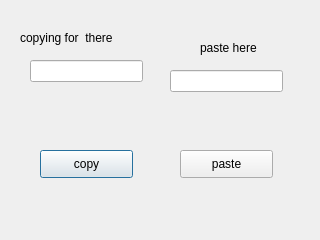
<?xml version="1.0" encoding="UTF-8"?>
<ui version="4.0">
 <class>Dialog</class>
 <widget class="QDialog" name="Dialog">
  <property name="geometry">
   <rect>
    <x>0</x>
    <y>0</y>
    <width>320</width>
    <height>240</height>
   </rect>
  </property>
  <property name="windowTitle">
   <string>Dialog</string>
  </property>
  <widget class="QPushButton" name="pushButton">
   <property name="geometry">
    <rect>
     <x>40</x>
     <y>150</y>
     <width>93</width>
     <height>28</height>
    </rect>
   </property>
   <property name="text">
    <string>copy</string>
   </property>
  </widget>
  <widget class="QPushButton" name="pushButton_2">
   <property name="geometry">
    <rect>
     <x>180</x>
     <y>150</y>
     <width>93</width>
     <height>28</height>
    </rect>
   </property>
   <property name="text">
    <string>paste</string>
   </property>
  </widget>
  <widget class="QLineEdit" name="lineEdit">
   <property name="geometry">
    <rect>
     <x>30</x>
     <y>60</y>
     <width>113</width>
     <height>22</height>
    </rect>
   </property>
  </widget>
  <widget class="QLabel" name="label">
   <property name="geometry">
    <rect>
     <x>20</x>
     <y>30</y>
     <width>111</width>
     <height>16</height>
    </rect>
   </property>
   <property name="text">
    <string>copying for  there</string>
   </property>
  </widget>
  <widget class="QLabel" name="label_2">
   <property name="geometry">
    <rect>
     <x>200</x>
     <y>40</y>
     <width>71</width>
     <height>16</height>
    </rect>
   </property>
   <property name="text">
    <string>paste here</string>
   </property>
  </widget>
  <widget class="QLineEdit" name="lineEdit_2">
   <property name="geometry">
    <rect>
     <x>170</x>
     <y>70</y>
     <width>113</width>
     <height>22</height>
    </rect>
   </property>
  </widget>
 </widget>
 <resources/>
 <connections>
  <connection>
   <sender>pushButton</sender>
   <signal>pressed()</signal>
   <receiver>lineEdit</receiver>
   <slot>selectAll()</slot>
   <hints>
    <hint type="sourcelabel">
     <x>101</x>
     <y>160</y>
    </hint>
    <hint type="destinationlabel">
     <x>81</x>
     <y>74</y>
    </hint>
   </hints>
  </connection>
  <connection>
   <sender>pushButton</sender>
   <signal>released()</signal>
   <receiver>lineEdit</receiver>
   <slot>copy()</slot>
   <hints>
    <hint type="sourcelabel">
     <x>110</x>
     <y>156</y>
    </hint>
    <hint type="destinationlabel">
     <x>110</x>
     <y>66</y>
    </hint>
   </hints>
  </connection>
  <connection>
   <sender>pushButton_2</sender>
   <signal>clicked()</signal>
   <receiver>lineEdit_2</receiver>
   <slot>paste()</slot>
   <hints>
    <hint type="sourcelabel">
     <x>217</x>
     <y>164</y>
    </hint>
    <hint type="destinationlabel">
     <x>218</x>
     <y>73</y>
    </hint>
   </hints>
  </connection>
 </connections>
</ui>
